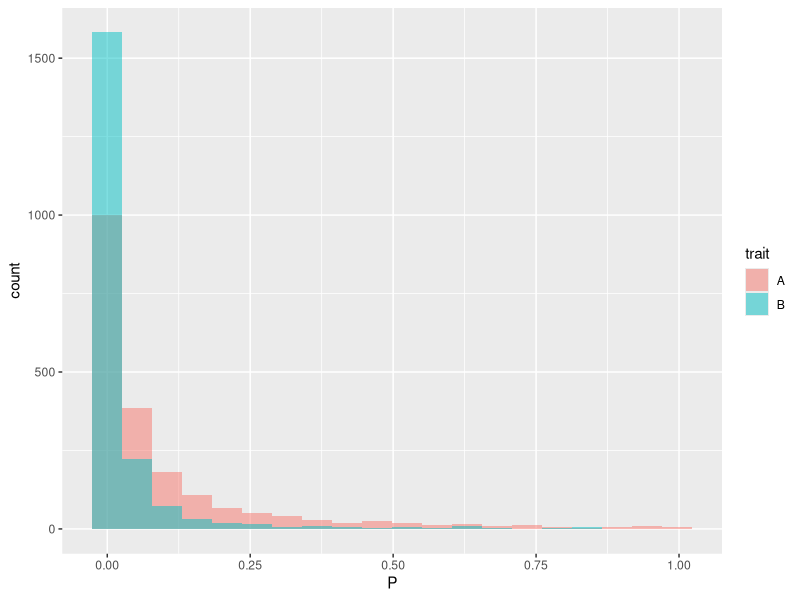

Here is the R script that generated this plot:
## ---- chunk 1
library(stats)
library(tidyverse)
library(kableExtra)

knitr::opts_chunk$set(echo = TRUE, dev = 'png', message = F, warning = F)
## ---- chunk 2
### Simulated the common E and G
set.seed(100,sample.kind = "Rounding")
N <- 1000
G <- sample(c(0,1,2),size = N, replace = T, prob = c(0.49,0.42,0.09))
E <- rnorm(N,sd = 3)

### Simulate each trait's disease status based on E and G
## A:
beta0 <- -0.5
betaE <- 0.8
betaG <- 0.3
yA <- beta0 + betaG*G + betaE*E + rnorm(N,sd = 3)

## B:
beta0 <- -0.5
betaE <- 0.1
betaG <- 0.3
yB <- beta0 + betaG*G + betaE*E + rnorm(N, sd = 3)

## A:
beta0 <- -0.5
betaE <- 0.8
betaG <- 0.3
### Theoretical Power
mod_A <- lm(yA~E + G)
#### Get the design matrix:
X <- cbind(rep(1,N),mod_A$model[,-1])
### Compute the weight matrix W:
beta <- c(beta0,betaE,betaG)
I <- (1/9)* as.matrix(t(X)) %*% as.matrix(X)
#### Invert to get the true covariance matrix 
V <- solve(I)
### Compute the power function:
delta <- sqrt(1/V[3,3])*(0-beta[3])
alpha <- 0.05
Power_A <- 1- pnorm(delta - qnorm(alpha/2)) + pnorm(delta + qnorm(alpha/2))
Power_A

## B:
beta0 <- -0.5
betaE <- 0.8
betaG <- 0.3
### Theoretical Power
mod_B <- lm(yB~E + G)
#### Get the design matrix:
X <- cbind(rep(1,N),mod_B$model[,-1])
### Compute the weight matrix W:
beta <- c(beta0,betaE,betaG)
I <- (1/9)* as.matrix(t(X)) %*% as.matrix(X)
#### Invert to get the true covariance matrix 
V <- solve(I)
### Compute the power function:
delta <- sqrt(1/V[3,3])*(0-beta[3])
alpha <- 0.05
Power_B <- 1- pnorm(delta - qnorm(alpha/2)) + pnorm(delta + qnorm(alpha/2))
Power_B
## ---- chunk 3
set.seed(12345,sample.kind = "Rounding")
## A:
beta0 <- -0.5
betaE <- 0.8
betaG <- 0.3
p1 <- c()
for (i in 1:2000) {
  yA <- beta0 + betaG*G + betaE*E + rnorm(N, sd = 3)
  mod <- lm(yA~E+G)
  p1[i] <- summary(mod)$coefficient[3,4]
}
emp_power <- mean(p1 <= alpha)
emp_power


## B:
beta0 <- -0.5
betaE <- 0.1
betaG <- 0.3
p2 <- c()
for (i in 1:2000) {
  yB <- beta0 + betaG*G + betaE*E + rnorm(N, sd = 3)
  mod <- lm(yB~E+G)
  p2[i] <- summary(mod)$coefficient[3,4]
}
emp_power <- mean(p2 <= alpha)
emp_power
## ---- chunk 4
### Simulated the common E and G
set.seed(100,sample.kind = "Rounding")
N <- 1000
G <- sample(c(0,1,2),size = N, replace = T, prob = c(0.49,0.42,0.09))
E <- rnorm(N,sd = 3)


### Simulate each trait's disease status based on E and G
## A:
beta0 <- -0.5
betaE <- 0.8
betaG <- 0.3
ylat_A <- beta0 + betaG*G + betaE*E + rlogis(N)
y_A <- ifelse(ylat_A >=0, 1, 0)

## B:
beta0 <- -0.5
betaE <- 0.1
betaG <- 0.3
ylat_B <- beta0 + betaG*G + betaE*E + rlogis(N)
y_B <- ifelse(ylat_B >=0, 1, 0)



### Case control counts across traits:
t <- rbind(table(y_A),table(y_B)) %>% as_tibble()
rownames(t) <- c("A","B")
kableExtra::kable(t, caption = "Case Control Counts across traits") %>%
  kable_styling(latex_options = "HOLD_position", font_size = 10) 



### Case control ratio across genotypes:
t <- cbind(c(y_A,y_B),c(G,G)) %>% as_tibble()
colnames(t) <- c("Y","G")
t <- t %>% group_by(G) %>% summarise(ratio = sum(Y)/n())
kableExtra::kable(t, caption = "Case Control Ratio across genotypes") %>%
  kable_styling(latex_options = "HOLD_position", font_size = 10) 

## ---- chunk 5
## A:
mod_A <- glm(y_A~E + G, family = binomial(link = "logit"))
kableExtra::kable(summary(mod_A)$coefficients, caption = "Fitted Model for Trait A") %>%
  kable_styling(latex_options = "HOLD_position", font_size = 10) 
## B:
mod_B <- glm(y_B~ E + G, family = binomial(link = "logit"))
kableExtra::kable(summary(mod_B)$coefficients, caption = "Fitted Model for Trait B") %>%
  kable_styling(latex_options = "HOLD_position", font_size = 10) 
## ---- chunk 6
## A:
beta0 <- -0.5
betaE <- 0.8
betaG <- 0.3
### Theoretical Power
mod_A <- glm(y_A~E + G, family = binomial(link = "logit"))
#### Get the design matrix:
X <- cbind(rep(1,N),mod_A$model[,-1])
### Compute the weight matrix W:
beta <- c(beta0,betaE,betaG)
#beta <- as.numeric(mod_A$coefficients)
w <- c()
for (i in 1:N) {
  si <- as.numeric(as.numeric(X[i,]) %*% beta)
  w[i] <- dlogis(si)
}
I <- as.matrix(t(X)) %*% diag(w,nrow = N,ncol = N) %*% as.matrix(X)
#### Invert to get the true covariance matrix 
V <- solve(I)
### Compute the power function:
delta <- sqrt(1/V[3,3])*(0-beta[3])
alpha <- 0.05
Power_A <- 1- pnorm(delta - qnorm(alpha/2)) + pnorm(delta + qnorm(alpha/2))
Power_A


## B:
beta0 <- -0.5
betaE <- 0.1
betaG <- 0.3
### Theoretical Power
mod_B <- glm(y_B~ E + G, family = binomial(link = "logit"))
#### Get the design matrix:
X <- cbind(rep(1,N),mod_B$model[,-1])
### Compute the weight matrix W:
beta <- c(beta0,betaE,betaG)
#beta <- as.numeric(mod_B$coefficients)
w <- c()
for (i in 1:N) {
  si <- as.numeric(as.numeric(X[i,]) %*% beta)
  w[i] <- dlogis(si)
}
I <- as.matrix(t(X)) %*% diag(w,nrow = N,ncol = N) %*% as.matrix(X)
#### Invert to get the true covariance matrix 
V <- solve(I)
### Compute the power function:
delta <- sqrt(1/V[3,3])*(0-beta[3])
alpha <- 0.05
Power_B <- 1- pnorm(delta - qnorm(alpha/2)) + pnorm(delta + qnorm(alpha/2))
Power_B
## ---- chunk 7
set.seed(100,sample.kind = "Rounding")
## A:
beta0 <- -0.5
betaE <- 0.8
betaG <- 0.3
p1 <- c()
for (i in 1:2000) {
  ylat_A <- beta0 + betaG*G + betaE*E + rlogis(N)
  y_A_rep <- ifelse(ylat_A >=0, 1, 0)
  mod <- glm(y_A_rep~E+G, family = binomial(link = "logit"))
  p1[i] <- summary(mod)$coefficient[3,4]
}
emp_power <- mean(p1 <= alpha)
emp_power

## B:
beta0 <- -0.5
betaE <- 0.1
betaG <- 0.3
p2 <- c()
for (i in 1:2000) {
  ylat_B <- beta0 + betaG*G + betaE*E + rlogis(N)
  y_B_rep <- ifelse(ylat_B >=0, 1, 0)
  mod <- glm(y_B_rep~E+G, family = binomial(link = "logit"))
  p2[i] <- summary(mod)$coefficient[3,4]
}
emp_power <- mean(p2 <= alpha)
emp_power
## ---- chunk 8
### Comparison:
pcomp <- tibble(P = c(p1,p2), trait = c(rep("A",2000),rep("B",2000)))
pcomp %>% ggplot(aes(x = P, fill = trait)) + geom_histogram(bins = 20, alpha=0.5, position="identity")
